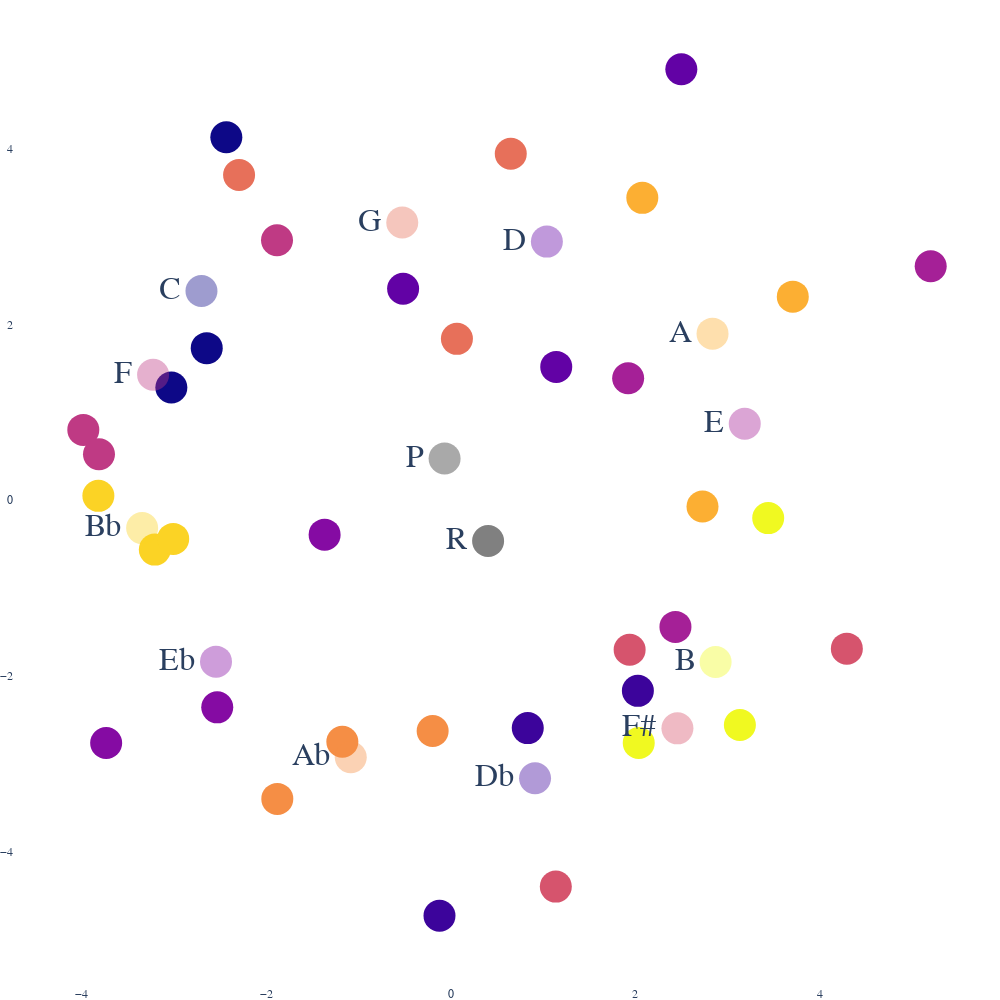

Notebook code for this chart:
### Code cell
user_input = list(range(48, 84)) + [128, 129]

opacity = list(np.repeat(1, 12*3)) + list(np.repeat(1, 2)) + list(np.repeat(0.4, 12))

# labels = ['C2' ,'Db2', 'D2', 'Eb2', 'E2', 'F2', 'F#2', 'G2', 'Ab2', 'A2', 'Bb2', 'B2'] +\
#          ['C3' ,'Db3', 'D3', 'Eb3', 'E3', 'F3', 'F#3', 'G3', 'Ab3', 'A3', 'Bb3', 'B3'] +\
#          ['C4' ,'Db4', 'D4', 'Eb4', 'E4', 'F4', 'F#4', 'G4', 'Ab4', 'A4', 'Bb4', 'B4'] +\
#          ['C4' ,'Db4', 'D4', 'Eb4', 'E4', 'F4', 'F#4', 'G4', 'Ab4', 'A4', 'Bb4', 'B4'] +\

labels =  list(np.repeat("", 12*3)) + \
         ['R', 'P'] + \
         ['C' ,'Db', 'D', 'Eb', 'E', 'F', 'F#', 'G', 'Ab', 'A', 'Bb', 'B']

colors = [(i % 12)*3 for i in range(12*3)] + ['grey', 'darkgrey'] + [(i % 12)*3 for i in range(12)]

display_pca_scatterplot(model.pitch_encoder, user_input, labels, opacity, colors, 
                        fontsize=32, markersize=32, textposition='middle left', cam=(0,0,0), dims=2, avg=True)

### Figure 1 — Plotly figure (JSON) as saved in the notebook; plotly's stock layout.template omitted (floating-point values rounded to 4 significant figures)
{"data": [{"marker": {"color": [0, 3, 6, 9, 12, 15, 18, 21, 24, 27, 30, 33, 0, 3, 6, 9, 12, 15, 18, 21, 24, 27, 30, 33, 0, 3, 6, 9, 12, 15, 18, 21, 24, 27, 30, 33, "grey", "darkgrey", 0, 3, 6, 9, 12, 15, 18, 21, 24, 27, 30, 33], "opacity": [1, 1, 1, 1, 1, 1, 1, 1, 1, 1, 1, 1, 1, 1, 1, 1, 1, 1, 1, 1, 1, 1, 1, 1, 1, 1, 1, 1, 1, 1, 1, 1, 1, 1, 1, 1, 1, 1, 0.4, 0.4, 0.4, 0.4, 0.4, 0.4, 0.4, 0.4, 0.4, 0.4, 0.4, 0.4], "size": 32}, "mode": "markers+text", "text": ["", "", "", "", "", "", "", "", "", "", "", "", "", "", "", "", "", "", "", "", "", "", "", "", "", "", "", "", "", "", "", "", "", "", "", "", "R", "P", "C", "Db", "D", "Eb", "E", "F", "F#", "G", "Ab", "A", "Bb", "B"], "textfont": {"size": 32}, "textposition": "middle left", "type": "scatter", "x": [-3.027, 0.8349, -0.5157, -2.529, 1.923, -3.981, 1.939, -2.293, -1.174, 2.076, -3.817, 3.44, -2.431, 2.028, 2.499, -1.366, 5.201, -1.882, 4.292, 0.6508, -0.1956, 3.706, -3.206, 3.133, -2.643, -0.1215, 1.143, -3.733, 2.435, -3.811, 1.139, 0.06732, -1.879, 2.728, -3.007, 2.037, 0.4052, -0.06624, -2.7, 0.9138, 1.042, -2.543, 3.186, -3.224, 2.457, -0.5249, -1.083, 2.837, -3.343, 2.87], "y": [1.282, -2.591, 2.405, -2.355, 1.387, 0.7999, -1.701, 3.699, -2.747, 3.438, 0.05001, -0.2036, 4.128, -2.168, 4.901, -0.3916, 2.661, 2.957, -1.688, 3.94, -2.625, 2.315, -0.5617, -2.556, 1.729, -4.725, 1.516, -2.76, -1.441, 0.5234, -4.394, 1.835, -3.397, -0.07073, -0.4403, -2.76, -0.4644, 0.4744, 2.38, -3.161, 2.941, -1.836, 0.8689, 1.427, -2.594, 3.158, -2.923, 1.894, -0.3173, -1.84]}], "layout": {"autosize": false, "font": {"family": "Courier New", "size": 12}, "height": 1000, "legend": {"font": {"color": "black", "family": "Courier New", "size": 20}, "x": 1, "y": 0.5}, "margin": {"b": 0, "l": 0, "r": 0, "t": 0}, "paper_bgcolor": "rgba(0,0,0,0)", "plot_bgcolor": "rgba(0,0,0,0)", "scene": {"camera": {"eye": {"x": 0, "y": 0, "z": 0}}}, "showlegend": false, "width": 1000}}
